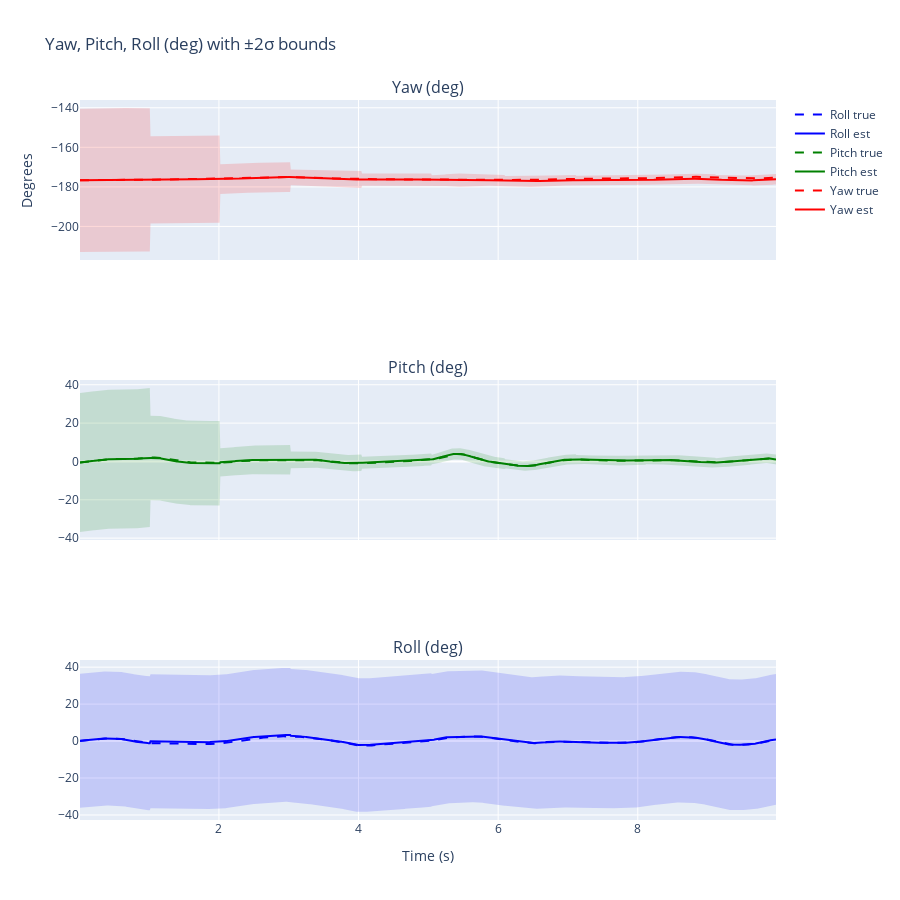

Notebook cell for this chart:
### Markdown cell above
## Plot Yaw/Pitch/Roll (degrees)

We show estimated angles with ±2σ bands and dashed ground truth. Ideally, the truth lies mostly within the shaded bands if covariances are well tuned.

### Code cell
# Create 3-row subplot: one for each of Yaw, Pitch, Roll
fig = make_subplots(rows=3, cols=1, shared_xaxes=True, subplot_titles=("Yaw (deg)", "Pitch (deg)", "Roll (deg)"))
color_rgb = {0: ("rgba(255,0,0,0.15)", "#ff0000"), 1: ("rgba(0,128,0,0.15)", "#008000"), 2: ("rgba(0,0,255,0.15)", "#0000ff")}
names = {0: "Yaw", 1: "Pitch", 2: "Roll"}
for i in range(3):
    fill_rgba, line_color = color_rgb[i]; mean = ypr_est[:, i]; std2p = 2.0 * rot_std_deg[:, i]; upper = mean + std2p; lower = mean - std2p; row = i + 1
    fig.add_trace(go.Scatter(x=times, y=upper, line=dict(color=line_color, width=0), showlegend=False), row=row, col=1)
    fig.add_trace(go.Scatter(x=times, y=lower, fill="tonexty", fillcolor=fill_rgba, line=dict(color=line_color, width=0), showlegend=False), row=row, col=1)
    fig.add_trace(go.Scatter(x=times, y=mean, name=f"{names[i]} est", line=dict(color=line_color, width=2)), row=row, col=1)
    fig.add_trace(go.Scatter(x=times, y=ypr_true[:, i], name=f"{names[i]} true", line=dict(color=line_color, dash="dash", width=2)), row=row, col=1)
fig.update_layout(height=900, title_text="Yaw, Pitch, Roll (deg) with ±2σ bounds", xaxis3_title="Time (s)", yaxis_title="Degrees", showlegend=True)
fig.show()

### Figure 1 — Plotly figure (JSON) as saved in the notebook; plotly's stock layout.template omitted (floating-point values rounded to 4 significant figures; data arrays with more than 128 entries replaced by an {"elided": "..."} marker saying what was removed)
{"data": [{"line": {"color": "#ff0000", "width": 0}, "showlegend": false, "type": "scatter", "x": {"elided": "988 float values"}, "xaxis": "x", "y": {"elided": "988 float values"}, "yaxis": "y"}, {"fill": "tonexty", "fillcolor": "rgba(255,0,0,0.15)", "line": {"color": "#ff0000", "width": 0}, "showlegend": false, "type": "scatter", "x": {"elided": "988 float values"}, "xaxis": "x", "y": {"elided": "988 float values"}, "yaxis": "y"}, {"line": {"color": "#ff0000", "width": 2}, "name": "Yaw est", "type": "scatter", "x": {"elided": "988 float values"}, "xaxis": "x", "y": {"elided": "988 float values"}, "yaxis": "y"}, {"line": {"color": "#ff0000", "dash": "dash", "width": 2}, "name": "Yaw true", "type": "scatter", "x": {"elided": "988 float values"}, "xaxis": "x", "y": {"elided": "989 float values"}, "yaxis": "y"}, {"line": {"color": "#008000", "width": 0}, "showlegend": false, "type": "scatter", "x": {"elided": "988 float values"}, "xaxis": "x2", "y": {"elided": "988 float values"}, "yaxis": "y2"}, {"fill": "tonexty", "fillcolor": "rgba(0,128,0,0.15)", "line": {"color": "#008000", "width": 0}, "showlegend": false, "type": "scatter", "x": {"elided": "988 float values"}, "xaxis": "x2", "y": {"elided": "988 float values"}, "yaxis": "y2"}, {"line": {"color": "#008000", "width": 2}, "name": "Pitch est", "type": "scatter", "x": {"elided": "988 float values"}, "xaxis": "x2", "y": {"elided": "988 float values"}, "yaxis": "y2"}, {"line": {"color": "#008000", "dash": "dash", "width": 2}, "name": "Pitch true", "type": "scatter", "x": {"elided": "988 float values"}, "xaxis": "x2", "y": {"elided": "989 float values"}, "yaxis": "y2"}, {"line": {"color": "#0000ff", "width": 0}, "showlegend": false, "type": "scatter", "x": {"elided": "988 float values"}, "xaxis": "x3", "y": {"elided": "988 float values"}, "yaxis": "y3"}, {"fill": "tonexty", "fillcolor": "rgba(0,0,255,0.15)", "line": {"color": "#0000ff", "width": 0}, "showlegend": false, "type": "scatter", "x": {"elided": "988 float values"}, "xaxis": "x3", "y": {"elided": "988 float values"}, "yaxis": "y3"}, {"line": {"color": "#0000ff", "width": 2}, "name": "Roll est", "type": "scatter", "x": {"elided": "988 float values"}, "xaxis": "x3", "y": {"elided": "988 float values"}, "yaxis": "y3"}, {"line": {"color": "#0000ff", "dash": "dash", "width": 2}, "name": "Roll true", "type": "scatter", "x": {"elided": "988 float values"}, "xaxis": "x3", "y": {"elided": "989 float values"}, "yaxis": "y3"}], "layout": {"annotations": [{"font": {"size": 16}, "showarrow": false, "text": "Yaw (deg)", "x": 0.5, "xanchor": "center", "xref": "paper", "y": 1, "yanchor": "bottom", "yref": "paper"}, {"font": {"size": 16}, "showarrow": false, "text": "Pitch (deg)", "x": 0.5, "xanchor": "center", "xref": "paper", "y": 0.6111, "yanchor": "bottom", "yref": "paper"}, {"font": {"size": 16}, "showarrow": false, "text": "Roll (deg)", "x": 0.5, "xanchor": "center", "xref": "paper", "y": 0.2222, "yanchor": "bottom", "yref": "paper"}], "height": 900, "showlegend": true, "title": {"text": "Yaw, Pitch, Roll (deg) with ±2σ bounds"}, "xaxis": {"anchor": "y", "domain": [0, 1], "matches": "x3", "showticklabels": false}, "xaxis2": {"anchor": "y2", "domain": [0, 1], "matches": "x3", "showticklabels": false}, "xaxis3": {"anchor": "y3", "domain": [0, 1], "title": {"text": "Time (s)"}}, "yaxis": {"anchor": "x", "domain": [0.7778, 1], "title": {"text": "Degrees"}}, "yaxis2": {"anchor": "x2", "domain": [0.3889, 0.6111]}, "yaxis3": {"anchor": "x3", "domain": [0, 0.2222]}}}
